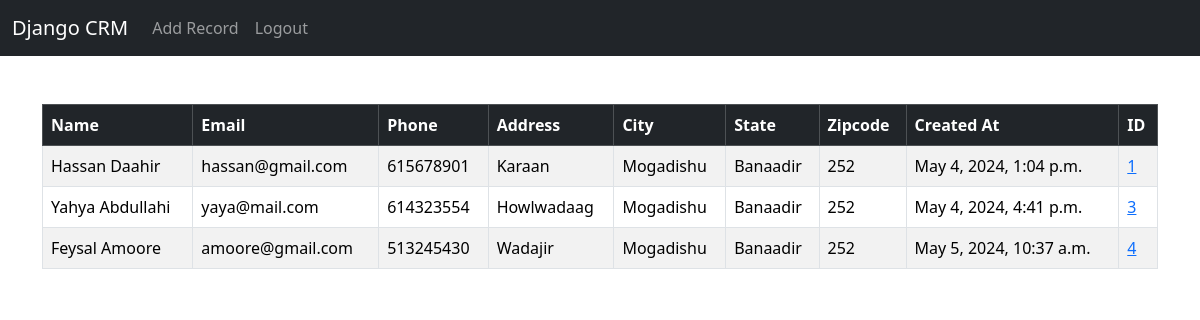
Page / (signed in) on the earlier database version.
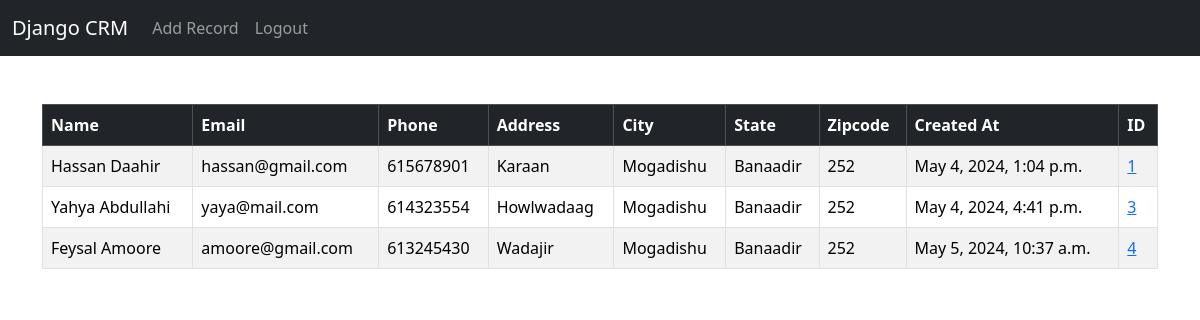
Same page on the later database version.
### website/models.py (models this page shows, shortened)
class Record(models.Model):
    created_at = models.DateTimeField(auto_now_add=True)
    first_name = models.CharField(max_length=50)
    last_name =  models.CharField(max_length=50)
    email =  models.CharField(max_length=100)
    phone = models.CharField(max_length=20)
    address =  models.CharField(max_length=100)
    city =  models.CharField(max_length=50)
    state =  models.CharField(max_length=50)
    zipcode =  models.CharField(max_length=20)

### website/views.py (the view)
# urls.py: 2. Add a URL to urlpatterns:  path('', views.home, name='home')
def home(request):
    records = Record.objects.all().values()
    if request.method == 'POST':
        username = request.POST['username']
        password = request.POST['password']
        user = authenticate(request, username=username, password=password)
        if user:
            login(request, user)
            messages.success(request, 'You have successfully logged in!')
            return redirect('home')
        else:
            messages.error(request, 'Invalid username or password')
            return redirect('home')
    else:
        return render(request, 'home.html', {'records':records})

### website/templates/home.html (shortened to what this page needs)
{% extends 'base.html' %}
{% block content %}
        {% if user.is_authenticated %}
            <br>
            <table class="table table-striped table-hover table-bordered">
              <thead class="table-dark">
                <tr>
                  <th scope="col">Name</th>
                  <th scope="col">Email</th>
                  <th scope="col">Phone</th>
                  <th scope="col">Address</th>
                  <th scope="col">City</th>
                  <th scope="col">State</th>
                  <th scope="col">Zipcode</th>
                  <th scope="col">Created At</th>
                  <th scope="col">ID</th>
                </tr>
              </thead>
              <tbody>
                {% if records %}
                  {% for record in records %}
                  <tr>
                    <td>{{ record.first_name }} {{record.last_name}}</td>
                    <td>{{ record.email }}</td>
                    <td>{{ record.phone }}</td>
                    <td>{{ record.address }}</td>
                    <td>{{ record.city }}</td>
                    <td>{{ record.state }}</td>
                    <td>{{ record.zipcode }}</td>
                    <td>{{ record.created_at }}</td>
                    <td><a href="{% url 'record' record.id %}">{{ record.id }}</a></td>
                  </tr>
                  {% endfor %}
                {% endif %}
              </tbody>
            </table>
        {% endif %}
{% endblock %}

Differences in the rows shown:
changed Record "Feysal": phone "513245430" → "613245430"
